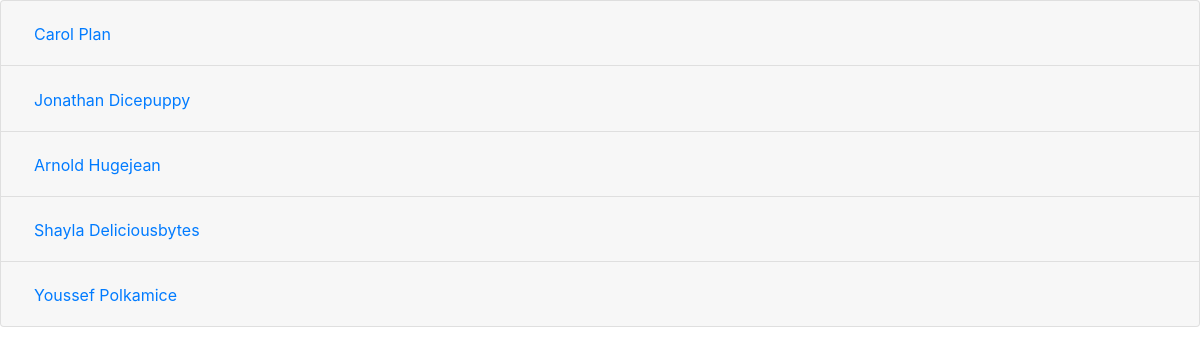
/swimming/groups/2/, run on an earlier commit of the app's database.
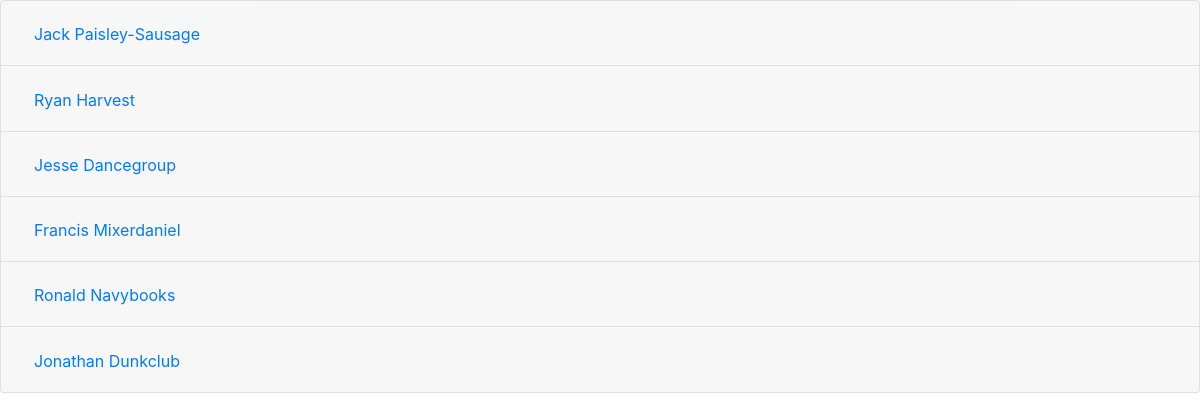
And on a later commit of the database.
### swimming/models.py (models this page shows)
class Group(models.Model):
    class Level(models.IntegerChoices):
        Pre_swim = 1, _('Pre_swim'),
        begginers = 2, _('begginers'),
        advanced = 3, _('advanced'),
        competative = 4, _('competative')
    class AgeGroup(models.IntegerChoices):
        five_to_seven = 1, _('5-7')
        eight_to_twelve = 2, _('8-12')
        thirteen_to_eighteen = 3, _('13-18')
        above_eighteen = 4, _('18+')
    name = models.CharField(max_length = 200)
    capacity = models.IntegerField(null = True)
    level = models.IntegerField(choices = Level.choices)
    age_group = models.IntegerField(choices = AgeGroup.choices)
    coach = models.ForeignKey(Coach, on_delete = models.PROTECT, related_name = "groups")
    def __str__(self):
        return self.name.title()

### swimming/views.py (the view)
# urls.py: path('groups/<int:coach_id>/', views.show_groups, name = "show_groups"),
def show_groups(request, coach_id):
    groups = get_list_or_404(Group, coach_id=coach_id)
    dataGroups = [(g, len(g.trainees.all())) for g in groups]
    return render(request, "swimming/groups.html", {
        "groups": dataGroups,
    })

### swimming/templates/swimming/groups.html (shortened to what this page needs)
{% load static %}
<!DOCTYPE html>
<html lang="en">
<head>
    <link rel="stylesheet"
          href="{% static "vendor/bootstrap/css/bootstrap.css" %}">
    <link rel="stylesheet" href="{% static 'css/style.css' %}">
</head>
<body>
<div class="accordion" id="accordionExample">
    {% for group in groups %}
        <div class="card">
            <div class="card-header" id="heading{{ group.0.id }}">
                <h2 class="mb-0">
                    <button class="btn btn-link" type="button" data-toggle="collapse" data-target="#collapse{{ group.0.id }}"
                            aria-expanded="true" aria-controls="collapse{{ group.0.id }}">
                        {{ group.0 }}
                    </button>
                </h2>
            </div>
        </div>
    {% endfor %}
</div>
</body>
</html>

What changed in the data, as far as the page shows it:
no longer on this page (row edited): Group: name "Arnold Hugejean"
no longer on this page (row edited): Group: name "Shayla Deliciousbytes"
changed Group: name "Carol Plan" → "Jack Paisley-Sausage"
changed Group: name "Jonathan Dicepuppy" → "Ryan Harvest"
now on this page (row edited): Group: name "Jesse Dancegroup"
now on this page (row edited): Group: name "Francis Mixerdaniel"
now on this page (row edited): Group: name "Ronald Navybooks"
changed Group: name "Youssef Polkamice" → "Jonathan Dunkclub"
